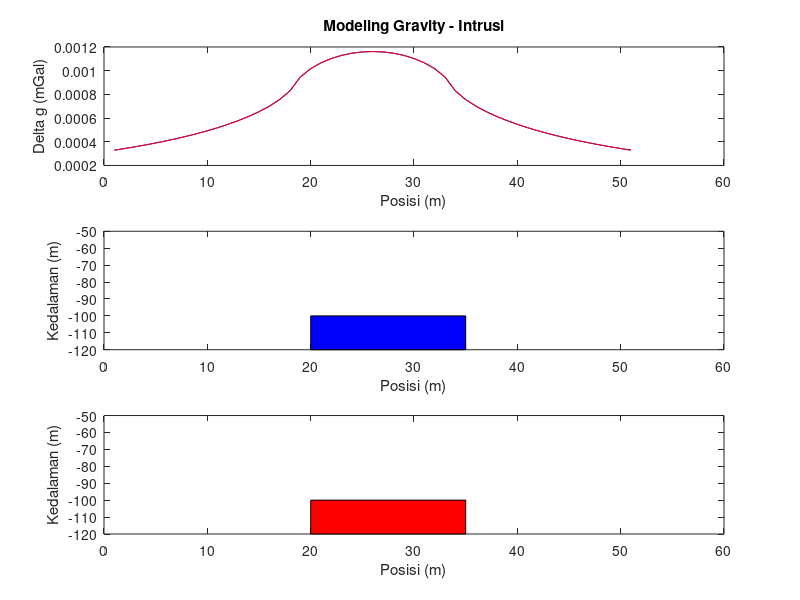

Write the MATLAB code that produced this figure.
% Copyright: 2018 - Teknik Geofisika, Universitas Pertamina
% URL: https://sites.google.com/site/metkomup/programming
% Download: https://www.mathworks.com/matlabcentral/fileexchange/66294-forward-modeling-metode-gravity--intrution-model
% Cite: E.B.G. Umboh, et. al. 2018. Forward modelling metode gravitasi. http://doi.org/10.5281/zenodo.1186957 

clear; close; clc;
%--- Parameter Model (rho, R)
rho1 = 1;
rho2 = 1;% Perbedaan densitas (kg/m^3)

%--- Konstanta 
x0 = 50;
m = 30;
z = 100;
cGrav = 6.674e-11;  % Konstanta Gravitasi (m^3 kg^-1 s^-2)
si2mg = 1e5;        % 1 SI (ms^-2) = 1e5 mGal
%--- Lokasi Pengukuran
x = 0:2:100;

%%--- FORMULA FORWARD SQUARE 
k1 = cGrav*rho1;
for i = 1:length(x)
  a = (m/2)+(x(i)-x0);      % Jarak Ke P(x,0)
  b = (x(i)-x0)-(m/2);
  dg1(i) = k1*(a*log((a^2+z^2)/a^2)-(b*log((b^2+z^2)/b^2))+((2*z)*(atan(a/z)- atan(b/z))));
end

k2 = cGrav*rho2;
for i = 1:length(x)
  a2 = (m/2)+(x(i)-x0);      % Jarak Ke P(x,0)
  b2 = (x(i)-x0)-(m/2);
  dg2(i) = k2*(a2*log((a2^2+z^2)/a2^2)-(b2*log((b2^2+z^2)/b2^2))+((2*z)*(atan(a2/z)- atan(b2/z))));
end

%--- Forward modeling 1
dg1  = dg1*si2mg;  %1 SI = 1e5 mGal
dg2  = dg2*si2mg;  %1 SI = 1e5 mGal
x = [-z,(-z-20),(-z-20),-z];
y = [((x0/2)-(m/6)),((x0/2)-(m/6)),((x0/2)+(m/3)),((x0/2)+(m/3))];
x1 = [-z,(-z-20),(-z-20),-z];
y1 = [((x0/2)-(m/6)),((x0/2)-(m/6)),((x0/2)+(m/3)),((x0/2)+(m/3))];
figure(1)
subplot(3,1,1)
plot(dg1,'color','b')
hold on

subplot(3,1,1)
plot(dg2,'color','r')
xlabel('Posisi (m)')
ylabel('Delta g (mGal)')
title('Modeling Gravity - Intrusi')
hold off

subplot(3,1,2)
fill(y,x,'b')
xlim([0 60]);
ylim([-120 -50]);
xlabel('Posisi (m)')
ylabel('Kedalaman (m)')

subplot(3,1,3)
fill(y1,x1,'r')
xlim([0 60]);
ylim([-120 -50]);
xlabel('Posisi (m)')
ylabel('Kedalaman (m)')
